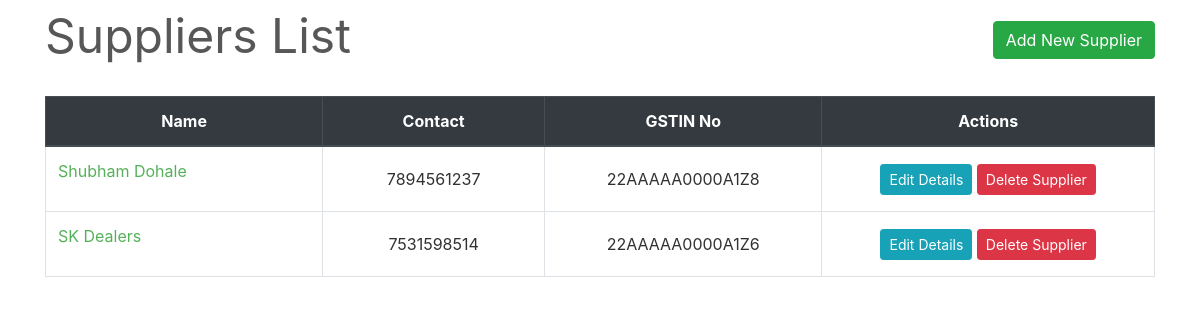
Page /transactions/suppliers/ on the committed database.
### transactions/models.py (models this page shows, shortened)
class Supplier(models.Model):
    id = models.AutoField(primary_key=True)
    name = models.CharField(max_length=150)
    phone = models.CharField(max_length=12, unique=True)
    address = models.CharField(max_length=200)
    email = models.EmailField(max_length=254, unique=True)
    gstin = models.CharField(max_length=15, unique=True)
    is_deleted = models.BooleanField(default=False)

### transactions/views.py (the view)
# urls.py: path('suppliers/', views.SupplierListView.as_view(), name='suppliers-list'),
class SupplierListView(ListView):
    model = Supplier
    template_name = "suppliers/suppliers_list.html"
    queryset = Supplier.objects.filter(is_deleted=False)
    paginate_by = 10

### transactions/templates/suppliers/suppliers_list.html (shortened to what this page needs)
{% extends "base.html" %}
{% load widget_tweaks %}
{% block content %}
    <div class="row" style="color: #575757; font-style: bold; font-size: 3rem;">
        <div class="col-md-8">Suppliers List</div>
        <div class="col-md-4">
            <div style="float:right;"> <a class="btn btn-success" href="{% url 'new-supplier' %}">Add New Supplier</a> </div>
        </div>
    </div>
    <br>
    <table class="table table-css table-hover table-bordered">
        <thead class="thead-dark align-middle">
            <tr>
                <th width="25%">Name</th>
                <th width="20%">Contact</th>
                <th width="25%">GSTIN No</th>
                <th width="30%">Actions</th>
            </tr>
        </thead>
{% if object_list %}
        <tbody>
            {% for supplier in object_list %}
            <tr>
                <td>
                    <p> <a href="{% url 'supplier' supplier.name %}">{{ supplier.name }}</a> </p>
                </td>
                <td class="align-middle"> {{ supplier.phone }} </td>
                <td class="align-middle"> {{ supplier.gstin }} </td>
                <td class="align-middle">
                    <div class="align-middle">
                        <a href="{% url 'edit-supplier' supplier.pk %}" class="btn btn-info btn-sm">Edit Details</a>
                        <a href="{% url 'delete-supplier' supplier.pk %}" class="btn btn-danger btn-sm">Delete Supplier</a>
                    </div>
                </td>
            </tr>
            {% endfor %}
        </tbody>
    </table>
{% else %}
        <tbody></tbody>
    </table>
    <br><br><br><br><br><br><br><br>
    <div style="color: #575757; font-style: bold; font-size: 1.5rem; text-align: center;">The records are empty. Please try adding some.</div>
{% endif %}
{% endblock content %}

### homepage/static/css/main.css (style rules this page uses)
body, html { height: 100%; }
p { color: rgb(49, 49, 49); }
a { color: #55b159; }
.table-css { color: #313131; }
.align-middle { text-align: center; }

### rows in the picture
Supplier: name "Shubham Dohale", phone "7894561237", gstin "22AAAAA0000A1Z8"
Supplier: name "SK Dealers", phone "7531598514", gstin "22AAAAA0000A1Z6"
